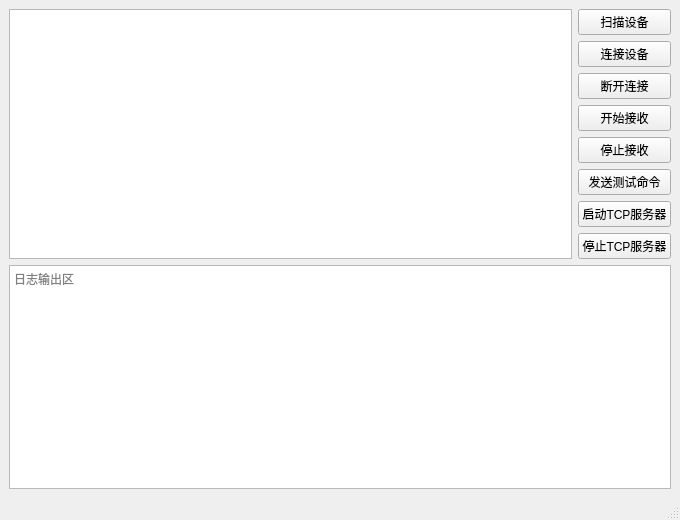
<?xml version="1.0" encoding="UTF-8"?>
<ui version="4.0">
	<class>MainWindow</class>
	<widget class="QMainWindow" name="MainWindow">
		<property name="geometry">
			<rect>
				<x>0</x>
				<y>0</y>
				<width>680</width>
				<height>520</height>
			</rect>
		</property>
		<property name="windowTitle">
			<string>SelfAmplifier 蓝牙测试</string>
		</property>
		<widget class="QWidget" name="centralwidget">
			<layout class="QVBoxLayout" name="verticalLayout_main">
				<item>
					<layout class="QHBoxLayout" name="horizontalLayout_top">
						<item>
							<widget class="QListWidget" name="listDevices">
								<property name="minimumSize">
									<size>
										<width>250</width>
										<height>0</height>
									</size>
								</property>
							</widget>
						</item>
						<item>
							<layout class="QVBoxLayout" name="verticalLayout_controls">
								<item>
									<widget class="QPushButton" name="btnScan">
										<property name="text">
											<string>扫描设备</string>
										</property>
									</widget>
								</item>
								<item>
									<widget class="QPushButton" name="btnConnect">
										<property name="text">
											<string>连接设备</string>
										</property>
									</widget>
								</item>
								<item>
									<widget class="QPushButton" name="btnDisconnect">
										<property name="text">
											<string>断开连接</string>
										</property>
									</widget>
								</item>
								<item>
									<widget class="QPushButton" name="btnStartRecv">
										<property name="text">
											<string>开始接收</string>
										</property>
									</widget>
								</item>
								<item>
									<widget class="QPushButton" name="btnStopRecv">
										<property name="text">
											<string>停止接收</string>
										</property>
									</widget>
								</item>
								<item>
									<widget class="QPushButton" name="btnSendTestCmd">
										<property name="text">
											<string>发送测试命令</string>
										</property>
									</widget>
								</item>
								<item>
									<widget class="QPushButton" name="btnStartTcpServer">
										<property name="text">
											<string>启动TCP服务器</string>
										</property>
									</widget>
								</item>
								<item>
									<widget class="QPushButton" name="btnStopTcpServer">
										<property name="text">
											<string>停止TCP服务器</string>
										</property>
									</widget>
								</item>
							</layout>
						</item>
					</layout>
				</item>
				<item>
					<widget class="QTextEdit" name="textLog">
						<property name="readOnly">
							<bool>true</bool>
						</property>
						<property name="placeholderText">
							<string>日志输出区</string>
						</property>
					</widget>
				</item>
			</layout>
		</widget>
		<widget class="QStatusBar" name="statusbar"/>
	</widget>
	<resources/>
	<connections/>
</ui>
